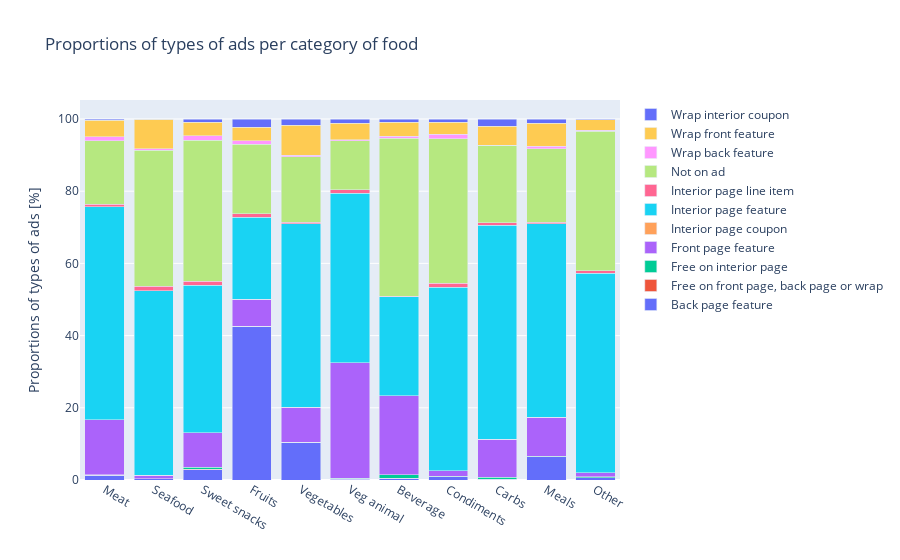

Notebook source saved alongside this figure:
### Code cell
fig7 = go.Figure(data=bar_list, )
fig7.update_layout(barmode='stack')
fig7.update_layout(
    title={'text': 'Proportions of types of ads per category of food',},
    yaxis_title='Proportions of types of ads [%]')

### Figure 1 — Plotly figure (JSON) as saved in the notebook; plotly's stock layout.template omitted (floating-point values rounded to 4 significant figures)
{"data": [{"name": "Back page feature", "type": "bar", "x": ["Meat", "Seafood", "Sweet snacks", "Fruits", "Vegetables", "Veg animal", "Beverage", "Condiments", "Carbs", "Meals", "Other"], "y": [1.327, 0.4095, 2.898, 42.64, 10.43, 0.2596, 0.5296, 0.8684, 0.2632, 6.434, 0.6356]}, {"name": "Free on front page, back page or wrap", "type": "bar", "x": ["Meat", "Seafood", "Sweet snacks", "Fruits", "Vegetables", "Veg animal", "Beverage", "Condiments", "Carbs", "Meals", "Other"], "y": [0, 0, 0.1485, 0, 0, 0.0294, 0, 0.0003061, 0, 0.02458, 0.001866]}, {"name": "Free on interior page", "type": "bar", "x": ["Meat", "Seafood", "Sweet snacks", "Fruits", "Vegetables", "Veg animal", "Beverage", "Condiments", "Carbs", "Meals", "Other"], "y": [0.138, 0, 0.4319, 0, 0, 0.2159, 0.9225, 0.2326, 0.5169, 0.07854, 0.2113]}, {"name": "Front page feature", "type": "bar", "x": ["Meat", "Seafood", "Sweet snacks", "Fruits", "Vegetables", "Veg animal", "Beverage", "Condiments", "Carbs", "Meals", "Other"], "y": [15.29, 0.9028, 9.68, 7.372, 9.687, 31.97, 21.87, 1.482, 10.53, 10.9, 1.138]}, {"name": "Interior page coupon", "type": "bar", "x": ["Meat", "Seafood", "Sweet snacks", "Fruits", "Vegetables", "Veg animal", "Beverage", "Condiments", "Carbs", "Meals", "Other"], "y": [0.0004393, 0.01976, 0.000133, 0.0001492, 0, 0, 0, 7.652e-05, 0, 0.00102, 0.007387]}, {"name": "Interior page feature", "type": "bar", "x": ["Meat", "Seafood", "Sweet snacks", "Fruits", "Vegetables", "Veg animal", "Beverage", "Condiments", "Carbs", "Meals", "Other"], "y": [58.95, 51.11, 40.78, 22.74, 50.83, 46.99, 27.39, 50.84, 59.24, 53.49, 55.22]}, {"name": "Interior page line item", "type": "bar", "x": ["Meat", "Seafood", "Sweet snacks", "Fruits", "Vegetables", "Veg animal", "Beverage", "Condiments", "Carbs", "Meals", "Other"], "y": [0.6443, 1.183, 1.08, 1.064, 0.3951, 0.8684, 0.1165, 1.05, 0.7501, 0.4998, 0.8019]}, {"name": "Not on ad", "type": "bar", "x": ["Meat", "Seafood", "Sweet snacks", "Fruits", "Vegetables", "Veg animal", "Beverage", "Condiments", "Carbs", "Meals", "Other"], "y": [17.6, 37.67, 39.16, 19.16, 18.27, 13.62, 43.83, 40.11, 21.38, 20.38, 38.52]}, {"name": "Wrap back feature", "type": "bar", "x": ["Meat", "Seafood", "Sweet snacks", "Fruits", "Vegetables", "Veg animal", "Beverage", "Condiments", "Carbs", "Meals", "Other"], "y": [1.159, 0.3976, 1.222, 0.9686, 0.4039, 0.2466, 0.5601, 1.221, 0.07819, 0.6926, 0.305]}, {"name": "Wrap front feature", "type": "bar", "x": ["Meat", "Seafood", "Sweet snacks", "Fruits", "Vegetables", "Veg animal", "Beverage", "Condiments", "Carbs", "Meals", "Other"], "y": [4.569, 8.295, 3.677, 3.806, 8.291, 4.598, 3.931, 3.34, 5.252, 6.269, 2.902]}, {"name": "Wrap interior coupon", "type": "bar", "x": ["Meat", "Seafood", "Sweet snacks", "Fruits", "Vegetables", "Veg animal", "Beverage", "Condiments", "Carbs", "Meals", "Other"], "y": [0.327, 0.01386, 0.922, 2.243, 1.699, 1.192, 0.8448, 0.8476, 1.977, 1.238, 0.2541]}], "layout": {"autosize": true, "barmode": "stack", "title": {"text": "Proportions of types of ads per category of food"}, "xaxis": {"autorange": true, "range": [-0.5, 10.5], "type": "category"}, "yaxis": {"autorange": true, "range": [0, 105.3], "title": {"text": "Proportions of types of ads [%]"}, "type": "linear"}}}
